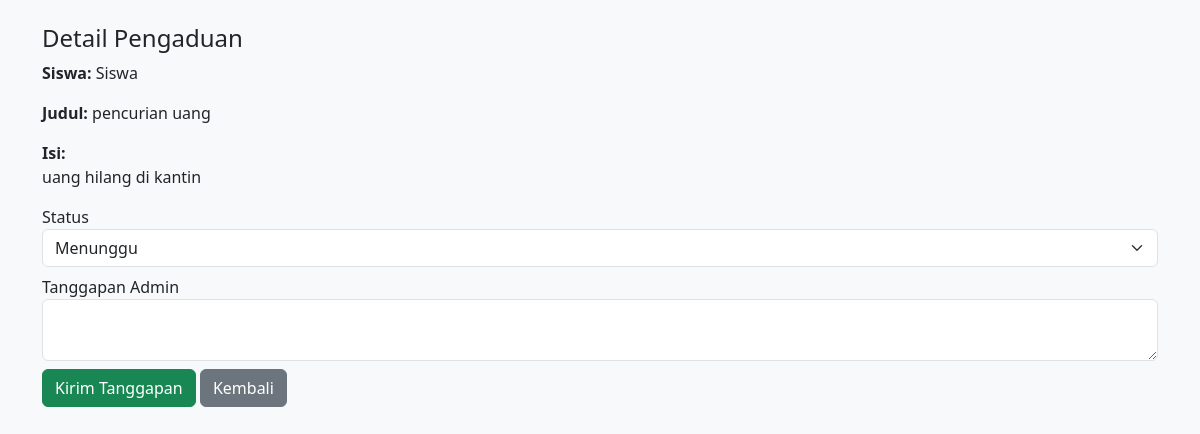
The app's page /detail_admin.php?id=1 (signed in) with its own data.
### tables this page shows
CREATE TABLE `pengaduan` (
  `id` int(11) NOT NULL,
  `id_user` int(11) NOT NULL,
  `id_kategori` int(11) DEFAULT NULL,
  `judul` varchar(150) DEFAULT NULL,
  `isi` text DEFAULT NULL,
  `status` enum('menunggu','diproses','selesai') DEFAULT 'menunggu',
  `created_at` timestamp NOT NULL DEFAULT current_timestamp()
);

CREATE TABLE `users` (
  `id` int(11) NOT NULL,
  `nama` varchar(100) NOT NULL,
  `email` varchar(100) NOT NULL,
  `password` varchar(255) NOT NULL,
  `role` enum('siswa','admin') NOT NULL,
  `created_at` timestamp NOT NULL DEFAULT current_timestamp()
);

### detail_admin.php (the view, shortened to what this page needs)
<?php
include 'koneksi.php';
$id = $_GET['id'];
$data = mysqli_query($conn, "
    SELECT p.*, u.nama
    FROM pengaduan p
    JOIN users u ON p.id_user=u.id
    WHERE p.id='$id'
");
$p = mysqli_fetch_assoc($data);
?>
<!DOCTYPE html>
<html>
<head>
<link href="https://cdn.jsdelivr.net/npm/bootstrap@5.3.2/dist/css/bootstrap.min.css" rel="stylesheet">
</head>
<body class="bg-light">
<div class="container mt-4">
<h4>Detail Pengaduan</h4>
<p><b>Siswa:</b> <?= $p['nama'] ?></p>
<p><b>Judul:</b> <?= $p['judul'] ?></p>
<p><b>Isi:</b><br><?= nl2br($p['isi']) ?></p>
<form method="post">
    <div class="mb-2">
        <label>Status</label>
        <select name="status" class="form-select">
            <option value="menunggu">Menunggu</option>
        </select>
    </div>
    <div class="mb-2">
        <label>Tanggapan Admin</label>
        <textarea name="tanggapan" class="form-control" required></textarea>
    </div>
    <button name="kirim" class="btn btn-success">Kirim Tanggapan</button>
    <a href="dashboard_admin.php" class="btn btn-secondary">Kembali</a>
</form>
</div>
</body>
</html>

### records on screen
pengaduan: id_user.nama "Siswa", judul "pencurian uang", isi "uang hilang di kantin"
